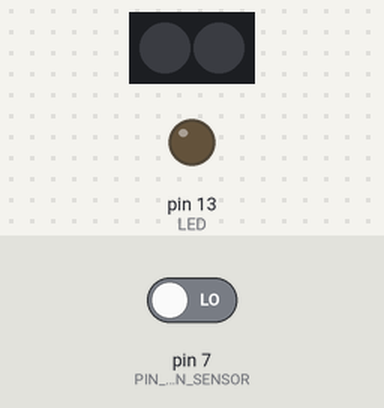
This sketch was run on a simulated Arduino Uno, built with avr-gcc and run on an emulated ATmega328P. Parts: 2 RGB LEDs in strip order, left to right, output pins drawn as LEDs (lit = HIGH). The test bench sets the inputs (shaded band); at power-on: pin 7 (PIN_MOTION_SENSOR) LOW. Dim RGB values are drawn brighter than linear; sleep ends after the set time or at an interrupt.

Above: at 1.2 s.
1.3 s: pin 7 (PIN_MOTION_SENSOR) driven HIGH
At 1.45 s:
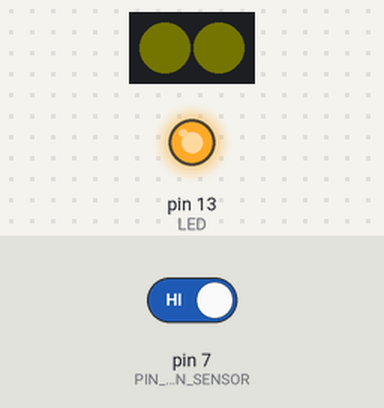
At 5.3 s:
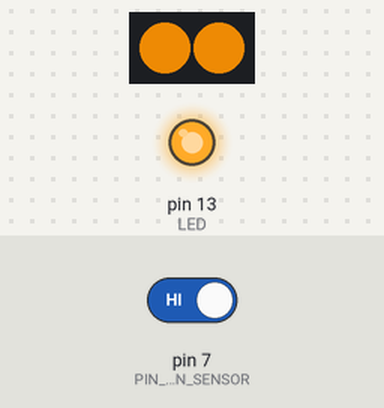
Timing chart, 0 to 6.8 s (numbered marks = the images above; inputs shaded):
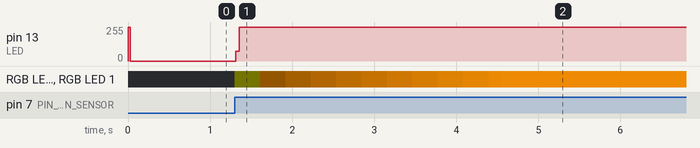

Measured:
- after the input at 1.3 s, pin 13 (LED): 0/255 → 255/255 at once; RGB LED 0, RGB LED 1: off → RGB(1, 1, 0) at once, → RGB(19, 11, 0) 0.31 s later, → RGB(38, 22, 0) 0.31 s later, → RGB(57, 33, 1) 0.31 s later, … (12 changes in this stretch)

The sketch:

motion_sensor.ino
```cpp
/**
 * Motion sensor nightlight.
 * Reads output from a PIR Mini Motion Detector Sensor - 12mm Diameter - AM312 Chip
 * Lights a WS-2812B light strip when it detects motion & stays lit for 30 sec after last motion
 * Fades light out after timeout so you can wave before the room goes dark
 */
#include <avr/interrupt.h>
#include <avr/sleep.h>
#include <FastLED.h>
#define LED_TYPE    WS2812B
#define COLOR_ORDER GRB
#define LED LED_BUILTIN
//#define DEBUG 1

const int PIN_LED_DATA = 15;
const int PIN_MOTION_SENSOR = 7;
const int NUM_LEDS = 2;
const int BRIGHTNESS = 200; // less than full-on, for heat mitigation; the wife hates when my projects catch fire
const uint32_t LED_COLOR = 0xFF9505; // bright warm yellow
const int ONE_FRAME = 16;   // ms per brightness level when animating
#ifdef DEBUG
const int INTERVAL = 3000; // stay lit for 3 sec after last motion
#else
const int INTERVAL = 30000; // stay lit for 30 sec after last motion
#endif

// Define the array of leds
CRGB leds[NUM_LEDS];

enum State {
  IDLE,
  LIGHTING,
  LIT,
  DIMMING
};

void updateLed(int brightness) {
    // Light the built-in LED if not idle; mostly for diagnostics
//    digitalWrite(LED, brightness ? HIGH : LOW);

    // Update the LED strip
    leds[0] = LED_COLOR;
    leds[1] = LED_COLOR;
    FastLED.setBrightness(brightness);
    FastLED.show();
    delay(ONE_FRAME);
}

void SleepCPU(void)
{
  // disable ADC
  ADCSRA = 0;

  // Sets the sleep mode. Using IDLE because it doesn't wake from PWR_DOWN; likely because I power the motion sensor from the Arduino.
  set_sleep_mode(SLEEP_MODE_IDLE);
  cli();
  sleep_enable(); // set sleep bit
  attachInterrupt(digitalPinToInterrupt(PIN_MOTION_SENSOR), Wake_CPU, RISING); // attach interrupt to wake CPU after sleep.
  digitalWrite(LED, LOW); // turn off LED to show sleep mode
  delay(1000);
  sei();
  sleep_cpu(); // put to sleep - will wake up here.
  sleep_disable();
  digitalWrite(LED, HIGH); // turning LED on
}

// Interrupt handler
void Wake_CPU(void)
{
  detachInterrupt(digitalPinToInterrupt(PIN_MOTION_SENSOR)); // Removes the interrupt from pin 7
#ifdef DEBUG
  Serial.println("woke up"); // first line of code executed after sleep.
#endif
}

void setup() {
  // put your setup code here, to run once:
#ifdef DEBUG
  Serial.begin(57600);            // initialize serial
#endif
  pinMode(LED, OUTPUT);
  digitalWrite(LED, HIGH);
  pinMode(PIN_MOTION_SENSOR, INPUT);

  FastLED.addLeds<LED_TYPE, PIN_LED_DATA, COLOR_ORDER>(leds, NUM_LEDS);
  updateLed(0);
}

State nextState(int sensorPinValue, State statePrevious, int brightness, bool isIntervalElapsed) {
  switch (statePrevious) {
    case IDLE:
      if (sensorPinValue) {
#ifdef DEBUG
        Serial.println("Motion detected");
#endif
        return LIGHTING;
      }
      break;
    case LIGHTING:
      if (isIntervalElapsed && !sensorPinValue) {
#ifdef DEBUG
        Serial.println("Motion stopped while lighting");
#endif
        return DIMMING;
      } else if (brightness >= BRIGHTNESS) {
        return LIT;
      }
      break;
    case DIMMING: {
      if (sensorPinValue) {
#ifdef DEBUG
        Serial.println("Motion detected while dimming");
#endif
        return LIGHTING;
      }
      if (!brightness) {
        return IDLE;
      }
      break;
    }
    case LIT:
      if (isIntervalElapsed && !sensorPinValue) {
#ifdef DEBUG
        Serial.println("Timeout while Motion stopped");
#endif
        return DIMMING;
      }
      break;
  }

  return statePrevious;
}

void loop() {
  // put your main code here, to run repeatedly:
  static State pinStateCurrent = IDLE;
  static State pinStatePrevious = IDLE;
  static int brightness = 0;
  static unsigned long previousMillis = 0;
  unsigned long currentMillis = millis();

  const int sensorPinValue = digitalRead(PIN_MOTION_SENSOR);
  pinStateCurrent = nextState(sensorPinValue, pinStatePrevious, brightness, currentMillis - previousMillis >= INTERVAL);

  // every time we see motion, restart the timeout
  if (sensorPinValue) {
    previousMillis = currentMillis;
  }

  switch (pinStateCurrent) {
    case LIGHTING:
      brightness = min(brightness + 1, BRIGHTNESS);
      updateLed(brightness);
      break;
    case DIMMING:
      if (brightness) {
        --brightness;
      }
      updateLed(brightness);
      break;
    case LIT:
      break;
    case IDLE:
      SleepCPU();
      break;
  }

  pinStatePrevious = pinStateCurrent;
}
```
